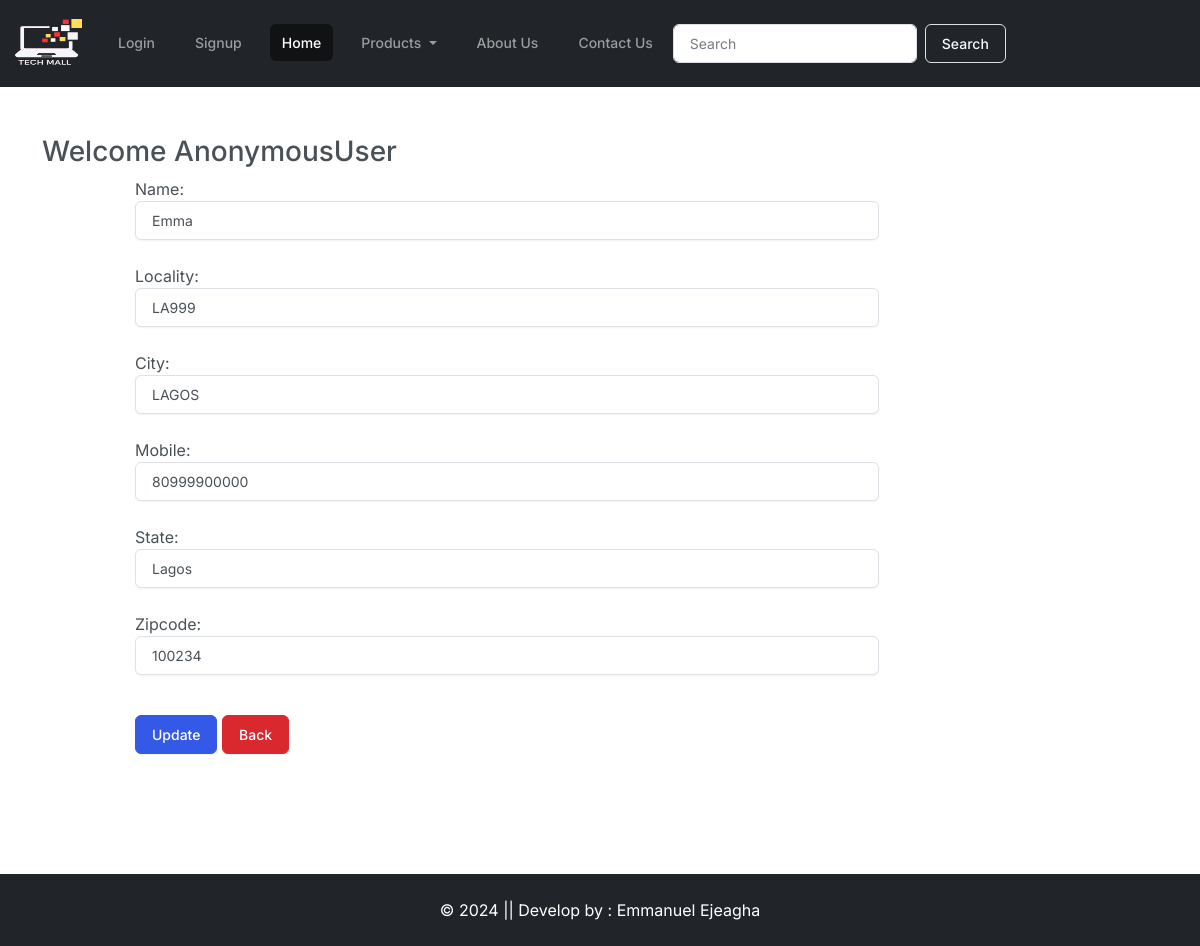
The app's page /updateAddress/9 with its own data.
### app/models.py (models this page shows, shortened)
class Customer(models.Model):
    user = models.ForeignKey(User, on_delete=models.CASCADE)
    name = models.CharField(max_length=200)
    locality = models.CharField(max_length=200)
    city = models.CharField(max_length=50)
    mobile = models.IntegerField(default=0)
    zipcode = models.IntegerField()
    state = models.CharField(choices=STATE_CHOICES, max_length=100)

### app/views.py (the view, shortened to what this page needs)
# urls.py: path("updateAddress/<int:pk>", views.UpdateAddress.as_view(), name="updateAddress"),
class UpdateAddress(View):
    def get(self, request, pk):
        add = Customer.objects.get(pk=pk)
        form = CustomerProfileForm(instance=add)
        return render(request, 'app/updateAddress.html', {'form': form})

### app/forms.py
class CustomerProfileForm(forms.ModelForm):
    class Meta:
        model = Customer
        fields = ['name', 'locality', 'city', 'mobile', 'state', 'zipcode']
        widgets = {
            'name': forms.TextInput(attrs={'class':'form-control'}),
            'locality': forms.TextInput(attrs={'class':'form-control'}),
            'city': forms.TextInput(attrs={'class':'form-control'}),
            'mobile': forms.NumberInput(attrs={'class':'form-control'}),
            'state': forms.Select(attrs={'class':'form-control'}),
            'zipcode': forms.NumberInput(attrs={'class':'form-control'}),
        }

### templates/app/updateAddress.html (shortened to what this page needs)
{% extends 'app/base.html' %}
{% load static %}
{% block main-content %}
<div class="container my-5">
    <div class="row">
    <h3>Welcome <span class="text-capitalize">{{request.user}}</span></h3>
    </div>
    <div class="col-sm-8 offset-sm-1">
        <form action="" method="post">
            {% for fm in form %}
                {{fm.label_tag}} {{fm}} <small class="text-danger">{{fm.errors|striptags}}</small> <br>
            {% endfor %}
            <div class="col-12 mt-3">
                <button class="btn btn-primary" type="submit">Update</button>
                <a href="{% url 'address' %}" class="btn btn-danger">Back</a>
            </div>
        </form>
    </div>
</div>
{% endblock main-content %}

### records on screen
Customer: form "Emma" "LA999" "LAGOS" "80999900000" "Lagos" "100234"

### other values on screen
{{ request.user }} "AnonymousUser"
{{ fm.label_tag }} "Name:" "Locality:" "City:" "Mobile:" "State:" "Zipcode:"
